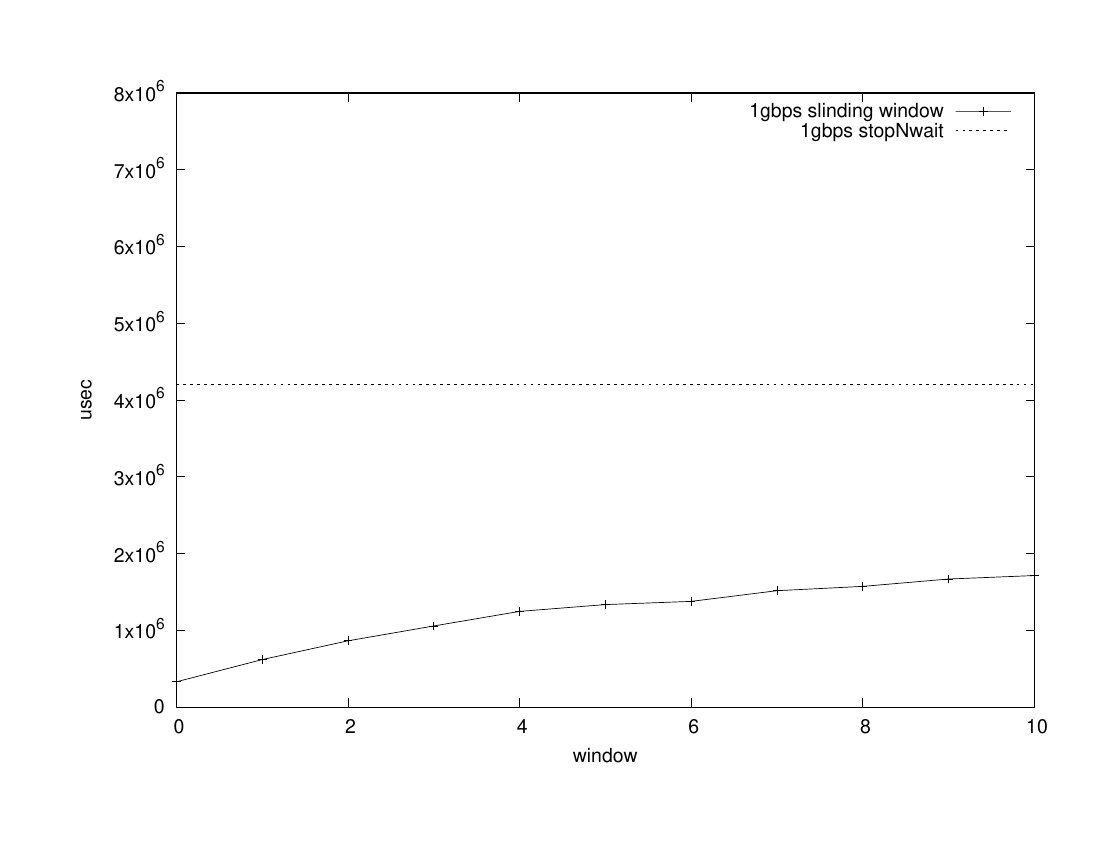

This figure's gnuplot source:
set terminal postscript landscape
set nolabel
set xlabel "window"
set xrange [0:10]
set ylabel "usec"
set yrange [0:8000000]
set output "udp.ps"
plot "1gbps.dat" title "1gbps slinding window" with linespoints, 3339834 title "1gbps stopNwait" with line
